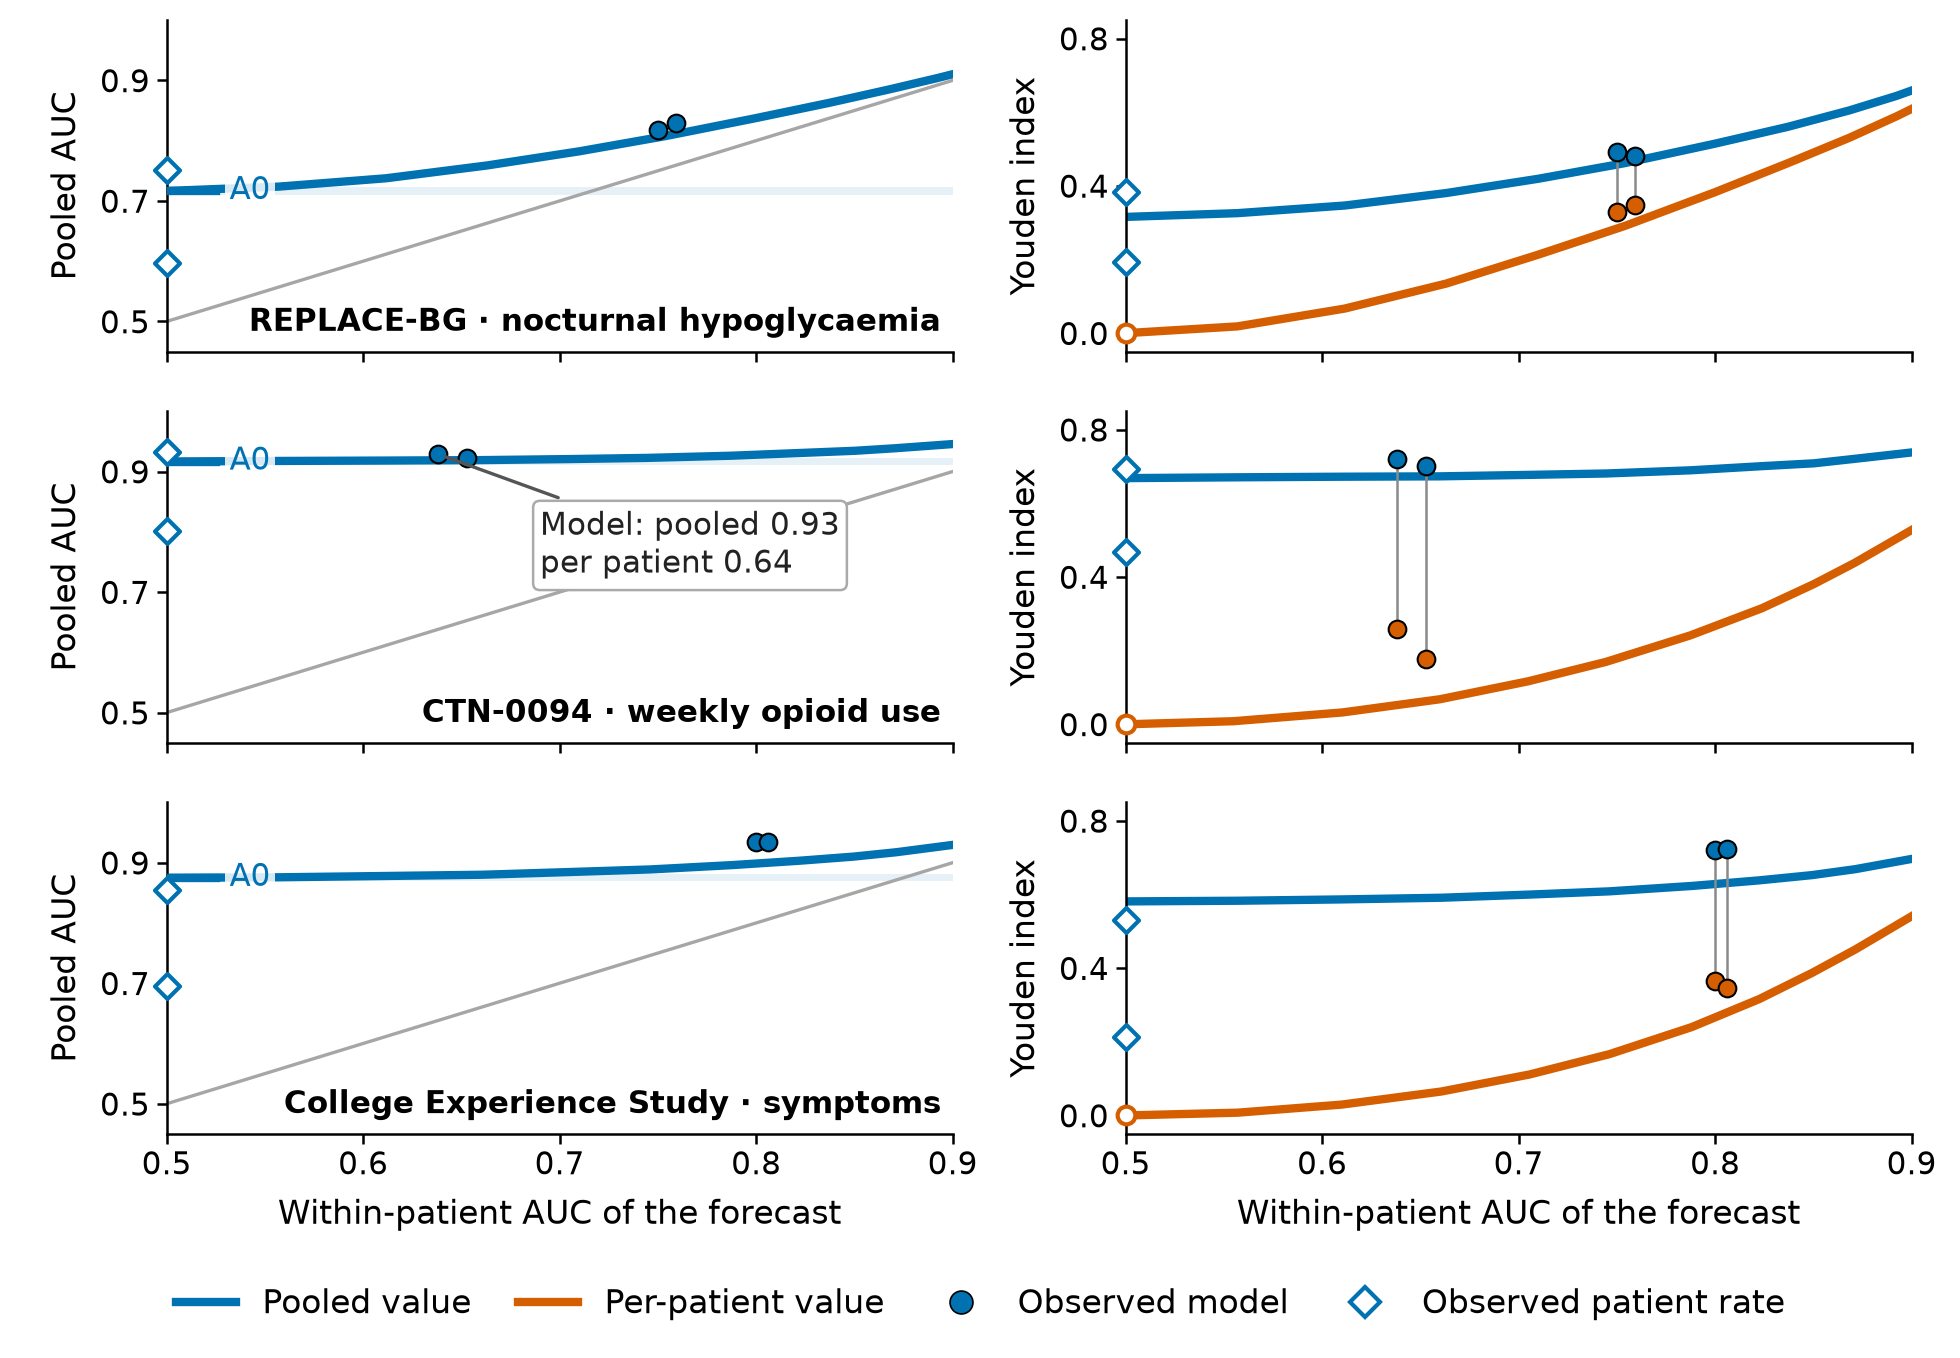

Reproduce this figure in Python.
"""Central figure: pooled metrics against within-patient AUC, reference curves and three cohorts.

Reads code/cohort_curves_results.csv (simulation matched to each cohort) and code/cohort_points.csv
(observed test-set results). Run from this project with: python figures/fig_central_v6.py
"""
import csv
from pathlib import Path

import matplotlib.pyplot as plt
from matplotlib.lines import Line2D

ROOT = Path(__file__).resolve().parents[1]
COHORTS = (("REPLACE-BG", "REPLACE-BG: nocturnal hypoglycaemia"),
           ("CTN-0094", "CTN-0094: weekly opioid use"),
           ("College Experience", "College Experience Study: symptoms"))
POOLED = "#0072B2"   # blue
WITHIN = "#D55E00"   # vermilion
GREY = "#8a8a8a"
MODEL_MARKERS = {"gradient_boosting": "o", "logistic_regression": "o"}
RATE_MARKERS = {"runin_rate": "D", "retrospective_rate": "D"}


def read_rows(path):
    with path.open(newline="", encoding="utf-8-sig") as f:
        return list(csv.DictReader(f))


def num(value):
    try:
        return float(value)
    except (TypeError, ValueError):
        return None


def curve(rows, cohort, forecast, metric, version):
    """(within-patient AUC, metric) pairs along the signal grid, ordered by signal strength."""
    x = {r["omega"]: num(r["mean"]) for r in rows
         if r["cohort"] == cohort and r["forecast"] == forecast and r["metric"] == "auc" and r["version"] == "within"}
    pts = [(num(r["omega"]), x.get(r["omega"]), num(r["mean"])) for r in rows
           if r["cohort"] == cohort and r["forecast"] == forecast and r["metric"] == metric and r["version"] == version]
    pts = sorted(p for p in pts if None not in p)
    return [p[1] for p in pts], [p[2] for p in pts]


def main():
    # Drawn at the printed size (166 x 115 mm), so font sizes below are the printed sizes (all >= 7.5 pt).
    plt.rcParams.update({"font.size": 8, "font.family": "sans-serif", "axes.linewidth": 0.6})
    curves = read_rows(ROOT / "code" / "cohort_curves_results.csv")
    points = read_rows(ROOT / "code" / "cohort_points.csv")
    fig, axes = plt.subplots(3, 2, figsize=(166 / 25.4, 115 / 25.4), sharex=True)

    for i, (cohort, title) in enumerate(COHORTS):
        ax_auc, ax_j = axes[i]
        obs = [r for r in points if r["cohort"] == cohort]

        # Left: pooled AUC against within-patient AUC.
        ax_auc.plot([0.5, 0.9], [0.5, 0.9], color="#A6A6A6", lw=0.8)
        xs, ys = curve(curves, cohort, "true_risk", "auc", "pooled")
        ax_auc.plot(xs, ys, color=POOLED, lw=2.0)
        a0 = ys[xs.index(0.5)]
        ax_auc.axhspan(a0 - 0.006, a0 + 0.006, color=POOLED, alpha=0.10, lw=0, zorder=0)
        ax_auc.plot([0.5, 0.525], [a0, a0], color=POOLED, lw=2.0, zorder=3)
        ax_auc.text(0.532, a0, "A0", color=POOLED, fontsize=7.5, va="center", ha="left",
                    bbox={"facecolor": "white", "edgecolor": "none", "alpha": 0.85, "pad": 1.0}, zorder=4)
        for r in obs:
            x, y = num(r["within_auc"]), num(r["pooled_auc"])
            if x is None or y is None:
                continue
            if r["forecast"] in MODEL_MARKERS:
                ax_auc.scatter([x], [y], s=18, marker=MODEL_MARKERS[r["forecast"]], color=POOLED,
                               edgecolors="black", linewidths=0.5, zorder=5)
            elif r["forecast"] in RATE_MARKERS:
                ax_auc.scatter([x], [y], s=18, marker=RATE_MARKERS[r["forecast"]], facecolors="white",
                               edgecolors=POOLED, linewidths=1.0, zorder=5, clip_on=False)
        ax_auc.set_ylim(0.45, 1.0)
        ax_auc.set_ylabel("Pooled AUC", fontsize=8)
        ax_auc.set_yticks([0.5, 0.7, 0.9])
        cohort_label = {"REPLACE-BG": "REPLACE-BG · nocturnal hypoglycaemia",
                        "CTN-0094": "CTN-0094 · weekly opioid use",
                        "College Experience": "College Experience Study · symptoms"}[cohort]
        ax_auc.text(0.985, 0.04, cohort_label, transform=ax_auc.transAxes,
                    fontsize=7.5, fontweight="bold", ha="right", va="bottom",
                    bbox={"facecolor": "white", "edgecolor": "none", "alpha": 0.9, "pad": 1.2}, zorder=8)

        # Right: Youden index, pooled and within-patient, against within-patient AUC.
        xs, ys = curve(curves, cohort, "true_risk", "youden", "pooled")
        ax_j.plot(xs, ys, color=POOLED, lw=2.0)
        xs, ys = curve(curves, cohort, "true_risk", "youden", "within")
        ax_j.plot(xs, ys, color=WITHIN, lw=2.0)
        for r in obs:
            x, yp, yw = num(r["within_auc"]), num(r["pooled_youden"]), num(r["within_youden"])
            if x is None:
                continue
            if r["forecast"] in MODEL_MARKERS:
                m = MODEL_MARKERS[r["forecast"]]
                if yp is not None and yw is not None:
                    ax_j.plot([x, x], [yw, yp], color=GREY, lw=0.6, zorder=3)
                if yp is not None:
                    ax_j.scatter([x], [yp], s=18, marker=m, color=POOLED, edgecolors="black", linewidths=0.5, zorder=5)
                if yw is not None:
                    ax_j.scatter([x], [yw], s=18, marker=m, color=WITHIN, edgecolors="black", linewidths=0.5, zorder=5)
            elif r["forecast"] in RATE_MARKERS and yp is not None:
                ax_j.scatter([x], [yp], s=18, marker=RATE_MARKERS[r["forecast"]], facecolors="white",
                             edgecolors=POOLED, linewidths=1.0, zorder=5, clip_on=False)
        ax_j.scatter([0.5], [0.0], s=18, marker="o", facecolors="white", edgecolors=WITHIN, linewidths=1.0,
                     zorder=5, clip_on=False)
        ax_j.set_ylim(-0.05, 0.85)
        ax_j.set_ylabel("Youden index", fontsize=8)
        ax_j.set_yticks([0.0, 0.4, 0.8])

        for ax in (ax_auc, ax_j):
            ax.set_xlim(0.5, 0.9)
            ax.set_xticks([0.5, 0.6, 0.7, 0.8, 0.9])
            ax.tick_params(labelsize=7.5, width=0.6, length=2.5, pad=1.5)
            ax.spines["top"].set_visible(False)
            ax.spines["right"].set_visible(False)

    for ax in axes[-1]:
        ax.set_xlabel("Within-patient AUC of the forecast", fontsize=8)

    # A concise callout identifies the CTN-0094 gradient-boosting model result.
    axes[1, 0].annotate("Model: pooled 0.93\nper patient 0.64", xy=(0.638, 0.929),
                        xytext=(0.69, 0.84), textcoords="data", fontsize=7.5,
                        ha="left", va="top", color="#222222",
                        arrowprops={"arrowstyle": "-", "color": "#555555", "lw": 0.8},
                        bbox={"boxstyle": "round,pad=0.22", "facecolor": "white",
                              "edgecolor": "#AAAAAA", "linewidth": 0.6}, zorder=10)

    handles = [
        Line2D([], [], color=POOLED, lw=2.0, label="Pooled value"),
        Line2D([], [], color=WITHIN, lw=2.0, label="Per-patient value"),
        Line2D([], [], marker="o", ls="", color=POOLED, markeredgecolor="black", markeredgewidth=0.4,
               markersize=5.5, label="Observed model"),
        Line2D([], [], marker="D", ls="", markerfacecolor="white", markeredgecolor=POOLED,
               markersize=5, label="Observed patient rate"),
    ]
    fig.legend(handles=handles, loc="lower center", ncol=4, frameon=False, fontsize=8,
               handlelength=1.8, columnspacing=1.4, bbox_to_anchor=(0.5, 0.005))
    fig.subplots_adjust(left=0.085, right=0.975, top=0.985, bottom=0.165, wspace=0.22, hspace=0.18)
    out = Path(__file__)
    fig.savefig(out.with_name("fig_central_v6.png"), dpi=300)
    fig.savefig(out.with_name("fig_central_v6.pdf"))
    plt.close(fig)


if __name__ == "__main__":
    main()
